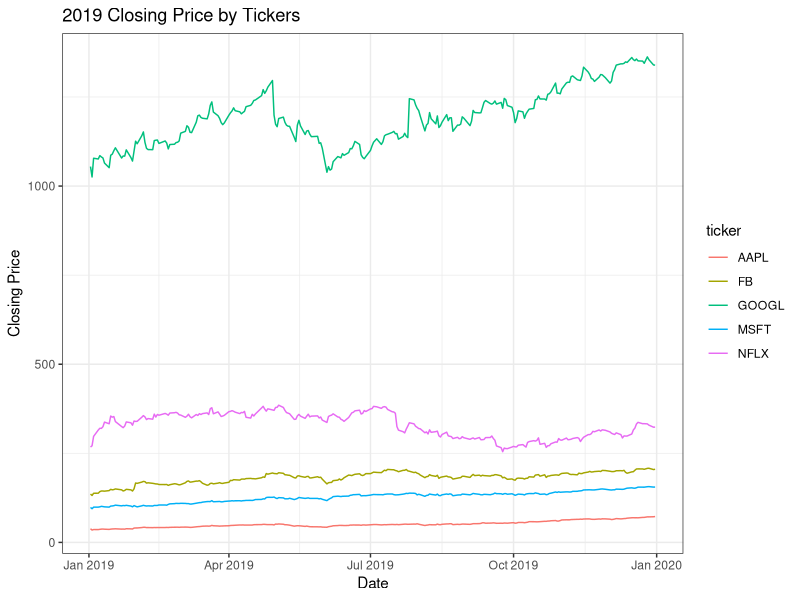

Recreate this plot in R.
## ---- chunk 1
knitr::opts_chunk$set(echo = TRUE)
## ---- chunk 2
library(tidyverse)
library(ggplot2)
## ---- chunk 3
sp500vis <- read_csv('sp500vis.csv')
## ---- chunk 4
fig <- sp500vis %>% ggplot(aes(x=date, y=adj_close, color = ticker, group = ticker)) +
  geom_line() + theme_bw() +
  labs(x = "Date", y = "Closing Price", title = "2019 Closing Price by Tickers")

fig
